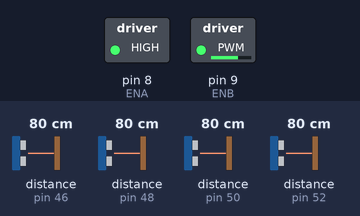
This sketch was run on a simulated Arduino Uno, built with avr-gcc and run on an emulated ATmega328P. On the bench: switched loads named in the sketch (green lamp = pin HIGH). The test bench sets the inputs (shaded band); at power-on: distance to the obstacle (sensors on pin 48, pin 46, pin 50, pin 52) 80 cm. The echo pulse lasts 58.3 µs per cm.

Above: at 0.18 s.
At 1.2 s:
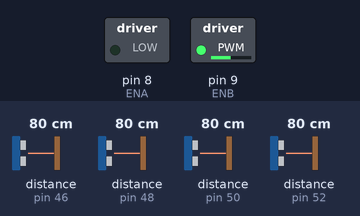
1.3 s: distance to the obstacle (sensor on pin 48) set to 2 cm
Timing chart, 0 to 10.0 s (numbered marks = the images above; inputs shaded):
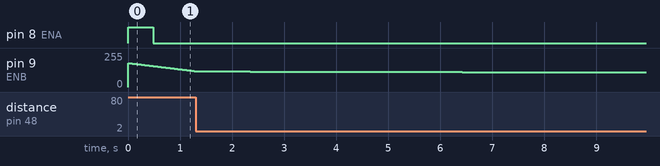

The sketch:

Obj_avoiding_robot.ino
```cpp
#include <NewPing.h>

#define IN1 3
#define IN2 4
#define IN3 5
#define IN4 6
#define ENA 8  //right
#define ENB 9  //left

#define cenTrig 49
#define cenEcho 48
#define cenRightTrig 51
#define cenRightEcho 50
#define cenLeftTrig 47
#define cenLeftEcho 46
#define revTrig 53
#define revEcho 52

NewPing cen(cenTrig, cenEcho, 400);
NewPing cenR(cenRightTrig, cenRightEcho, 400);  //issue
NewPing cenL(cenLeftTrig, cenLeftEcho, 400);
NewPing rev(revTrig, revEcho, 400);

int motorASpeed = 150;
int motorBSpeed = 180;

void setup() {
  Serial.begin(115200);

  int motorPins[] = { IN1,
                      IN2,
                      IN3,
                      IN4,
                      ENA,
                      ENB };

  for (int i = 0; i < 6; i++) {
    pinMode(motorPins, OUTPUT);
  }

  analogWrite(ENA, motorASpeed);
  analogWrite(ENB, motorBSpeed);
}

void loop() {
  int frontDist = cen.ping_cm();
  int frontLDist = cenL.ping_cm();
  int frontRDist = cenR.ping_cm();
  int backDist = rev.ping_cm();
  if (frontDist > 30) {
    forward();
  } else if (frontLDist > 30) {
    left();
    delay(1000);
  } else if (frontRDist > 30) {
    right();
    delay(1000);
  } else {
    stop();
    delay(1000);
    reverse();
    delay(1000);
  }
}

void forward() {
  //right
  digitalWrite(IN1, HIGH);
  digitalWrite(IN2, LOW);
  //left
  digitalWrite(IN3, HIGH);
  digitalWrite(IN4, LOW);
  setSpeed();
}

void left() {
  //right
  digitalWrite(IN1, HIGH);
  digitalWrite(IN2, LOW);
  //left
  digitalWrite(IN3, LOW);
  digitalWrite(IN4, LOW);
  setSpeed();
}

void right() {
  //right
  digitalWrite(IN1, LOW);
  digitalWrite(IN2, LOW);
  //left
  digitalWrite(IN3, HIGH);
  digitalWrite(IN4, LOW);
  setSpeed();
}

void reverse() {
  //right
  digitalWrite(IN1, LOW);
  digitalWrite(IN2, HIGH);
  //left
  digitalWrite(IN3, LOW);
  digitalWrite(IN4, HIGH);
  setSpeed();
}

void stop() {
  digitalWrite(IN1, LOW);
  digitalWrite(IN2, LOW);
  digitalWrite(IN3, LOW);
  digitalWrite(IN4, LOW);
}

void setSpeed() {
  if (motorASpeed > 80) motorASpeed--;
  if (motorBSpeed > 110) motorBSpeed--;
  analogWrite(ENA, motorASpeed);
  analogWrite(ENB, motorBSpeed);
}
```
